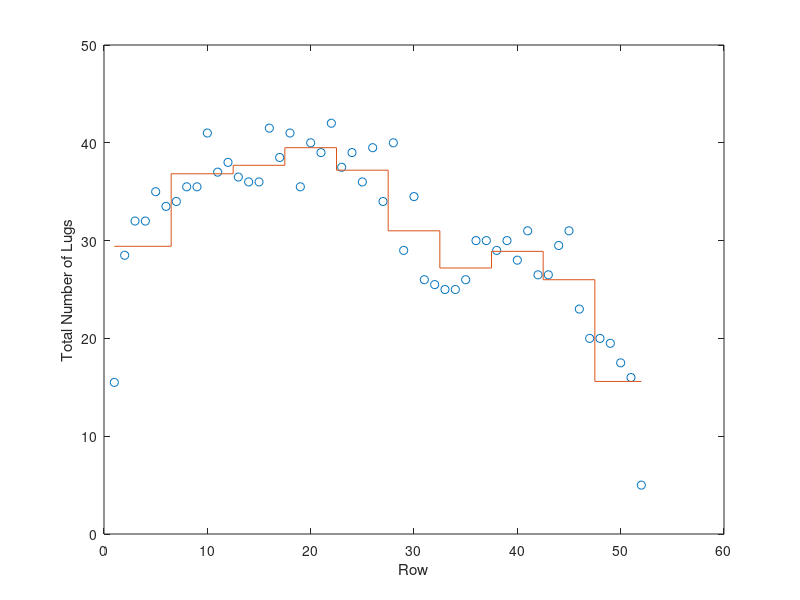

The MATLAB source for this figure:
% Example 13.1
% Computational Statistics Handbook with MATLAB, 2nd Edition
% Wendy L. and Angel R. Martinez

% To smooth using the bin smoother, one sets the number of bins first,
% and then chooses the cutoff points so each region has approximately the
% same number of data points. So, the number of bins is the smoothing
% parameter, but this gives rise to the span - the proportion of points in
% each neighborhood. 


load vineyard
y = totlugcount;
x = row;
n = length(x);

% Set the number of bins and the number of 
% observations in each one.
K = 10;
nk = ones(1,K)*floor(n/K);
rm = rem(n,K);
if rm ~= 0
    nk(1:rm) = nk(1:rm) + 1;
end
nk = cumsum(nk);

% Sort the data.
[xsort,inds] = sort(x);
ys = y(inds);
% Find the c_k and the value of the smooth in each.
ck = xsort(1);
ck(K+1) = xsort(end);
smth = zeros(1,K+1);
smth(1) = mean(ys(1:nk(1)));
for i = 1:(K-1)
    ck(i+1) = mean(xsort(nk(i):nk(i)+1));
    smth(i+1) = mean(ys(nk(i)+1:nk(i+1)));
end
smth(end) = smth(end-1);

plot(x,y,'o');
xlabel('Row'),ylabel('Total Number of Lugs')
hold on
stairs(ck,smth)
hold off

